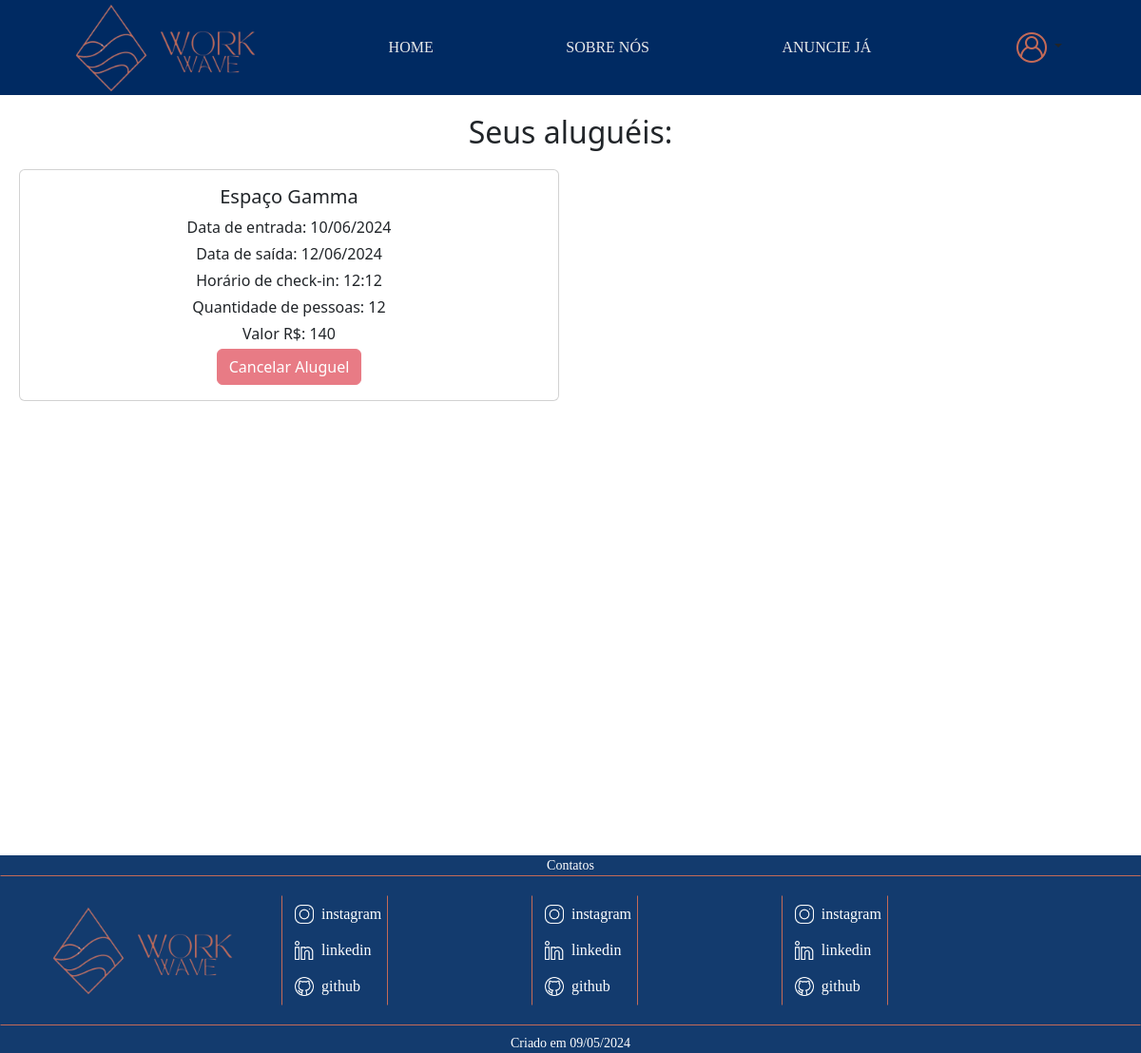
Page /usuario/AlugueisFeitos.php (signed in) on the committed database.
### tables this page shows
CREATE TABLE `alugar` (
  `AluId` int(11) NOT NULL,
  `AluDataEntrada` date NOT NULL,
  `AluDataSaida` date NOT NULL,
  `OcuId` int(11) NOT NULL,
  `EspId` int(11) NOT NULL,
  `AluPago` tinyint(1) DEFAULT NULL,
  `AluQuantidadePessoas` int(11) DEFAULT NULL,
  `AluHorarioCheckIn` time DEFAULT NULL,
  `AluValor` double(10,2) DEFAULT NULL
);

CREATE TABLE `espacodados` (
  `EspId` int(11) NOT NULL,
  `EspNome` varchar(255) NOT NULL,
  `EspEndereco` varchar(255) NOT NULL,
  `EspDescricao` mediumtext NOT NULL,
  `EspCapacidade` int(11) NOT NULL,
  `EspDisponibilidade` tinyint(1) DEFAULT 1,
  `EspDataCadastro` date NOT NULL,
  `ProId` int(11) NOT NULL,
  `EspImg` varchar(255) DEFAULT NULL,
  `EspPreco` decimal(10,2) DEFAULT NULL,
  `SerId` int(11) DEFAULT NULL,
  `EspCongelado` tinyint(1) DEFAULT 0
);

### usuario/AlugueisFeitos.php (the view, shortened to what this page needs)
<?php
require('../validadores/conectaBanco.php');
if (isset($_SESSION['usuario_validado']) && $_SESSION['usuario_validado'] == true) {
    $UsuarioId = $_SESSION['UsuarioId'];
    $sql = "SELECT a.AluId, e.EspNome, a.AluDataEntrada, a.AluDataSaida, a.AluQuantidadePessoas, a.AluHorarioCheckIn, a.AluValor
            FROM alugar AS a
            INNER JOIN espacodados AS e ON a.EspId = e.EspId
            WHERE a.OcuId = :UsuarioId";
    $stmt = $conexao->prepare($sql);
    $stmt->bindParam(':UsuarioId', $UsuarioId, PDO::PARAM_INT);
    $stmt->execute();
    if ($stmt->rowCount() > 0) {
        $resultado = $stmt->fetchAll(PDO::FETCH_ASSOC);
    } else {
        $resultado = [];
    }
}
?>
<!DOCTYPE html>
<html lang="en">
<head>
    <link href="https://cdn.jsdelivr.net/npm/bootstrap@5.3.3/dist/css/bootstrap.min.css" rel="stylesheet">
    <link rel="stylesheet" href="../css/Style.css">
</head>
<body>
    <header>
        <div class="logo">
            <img src="../img/WorkWave-removebg-preview (1).png" alt="" width="95px" height="95px">
            <img src="../img/WorkWave__2_-removebg-preview.png" alt="" width="100px" height="100px">
        </div>
        <a href="../index.php" class="underline">HOME</a>
        <a href="../SobreNos.php" class="underline">SOBRE NÓS</a>
        <a href="../AnuncieJa.php" class="underline">ANUNCIE JÁ</a>
        <div class="dropdown">
            <a class="btn dropdown-toggle" href="#" role="button" data-bs-toggle="dropdown" aria-expanded="false">
                <img src="../img/user-logo.png" alt="">
            </a>
        </div>
    </header>
    <div class="conteudo">
        <h2 style="margin-bottom: 20px;">Seus aluguéis:</h2>
        <div class="row">
            <?php
            foreach ($resultado as $aluguel) {
                $dataAtual = date('Y-m-d');
                    ?>
                    <div class="col-md-6">
                        <div class="card mb-3">
                            <div class="card-body">
                                <h5 class="card-title"><?php echo $aluguel['EspNome']; ?></h5>
                                <p class="card-text mb-1">Data de entrada: <?php echo date('d/m/Y', strtotime($aluguel['AluDataEntrada'])); ?></p>
                                <p class="card-text mb-1">Data de saída: <?php echo date('d/m/Y', strtotime($aluguel['AluDataSaida'])); ?></p>
                                <p class="card-text mb-1">Horário de check-in: <?php echo date('H:i', strtotime($aluguel['AluHorarioCheckIn'])); ?></p>
                                <p class="card-text mb-1">Quantidade de pessoas: <?php echo $aluguel['AluQuantidadePessoas']; ?></p>
                                <p class="card-text mb-1">Valor R$: <?php echo $aluguel['AluValor']; ?></p>
                                <?php
                                if ($aluguel['AluDataEntrada'] > $dataAtual) {
                                    ?>
                                    <form action="../validadores/CancelarAluguel.php" method="POST" onsubmit="return confirm('Tem certeza de que deseja cancelar este aluguel?');">
                                        <input type="hidden" name="alu_id" value="<?php echo $aluguel['AluId']; ?>">
                                        <button type="submit" class="btn btn-danger">Cancelar Aluguel</button>
                                    </form>
                                <?php
                                } else {
                                    ?>
                                    <button type="button" class="btn btn-danger" disabled>Cancelar Aluguel</button>
                                <?php
                                }
                                ?>
                            </div>
                        </div>
                    </div>
            <?php
            }
            ?>
        </div>
    </div>
    <footer class="rodape" id="contato">
        <div class="contato">
            <p>Contatos</p>
        </div>
        <div class="Borda">
            <div class="rodape-div">
                <div class="logo-2">
                    <img src="../img/WorkWave-removebg-preview (1).png" alt="" width="95px" height="95px">
                    <img src="../img/WorkWave__2_-removebg-preview.png" alt="" width="100px" height="100px">
                </div>
                <div class="Social">
                    <div class="Media">
                        <a class="btn" href="#">
                            <img src="../img/instagram.png" alt="" width="20" height="20">
                            <p>instagram</p>
                        </a>
                        <a class="btn" href="#">
                            <img src="../img/linkedin.png" alt="" width="20" height="20">
                            <p>linkedin</p>
                        </a>
                        <a class="btn" href="#">
                            <img src="../img/github.png" alt="" width="20" height="20">
                            <p>github</p>
                        </a>
                    </div>
                </div>
                <div class="Social">
                    <div class="Media">
                        <a class="btn" href="#">
                            <img src="../img/instagram.png" alt="" width="20" height="20">
                            <p>instagram</p>
                        </a>
                        <a class="btn" href="#">
                            <img src="../img/linkedin.png" alt="" width="20" height="20">
                            <p>linkedin</p>
                        </a>
                        <a class="btn" href="#">
                            <img src="../img/github.png" alt="" width="20" height="20">
                            <p>github</p>
                        </a>
                    </div>
                </div>
                <div class="Social">
                    <div class="Media">
                        <a class="btn" href="#">
                            <img src="../img/instagram.png" alt="" width="20" height="20">
                            <p>instagram</p>
                        </a>
                        <a class="btn" href="#">
                            <img src="../img/linkedin.png" alt="" width="20" height="20">
                            <p>linkedin</p>
                        </a>
                        <a class="btn" href="#">
                            <img src="../img/github.png" alt="" width="20" height="20">
                            <p>github</p>
                        </a>
                    </div>
                </div>
            </div>
        </div>
        <div class="data">
            <p>Criado em 09/05/2024</p>
        </div>
    </footer>
</body>
</html>

### css/Style.css (style rules this page uses)
header { background-color: #002a62; display: flex; flex-direction: row; justify-content: space-around; align-items: center; }
a { text-decoration: none; color: white; font-family: 'Times New Roman', Times, serif; }
.underline { position: relative; text-decoration: none; color: #EAEAEA; transition: color 0.3s ease; }
.underline::after { content: ''; position: absolute; bottom: -12px; left: -25%; width: 150%; height: 2px; background-color: #EAEAEA; transform: scaleX(0); transition: transform 0.3s ease; }
.rodape { text-align: center; background-color: #133b6e; color: white; height: auto; width: 100%; font-size: 14px; font-family: helvetica; justify-content: center; align-items: center; flex-direction: row; }
.rodape p, .pesquisa p { font-family: 'Times New Roman', Times, serif; }
.Borda { border: 1px solid #c46a57; border-right-color: #133b6e; border-left-color: #133b6e; }
.rodape-div { display: flex; align-items: center; justify-content: space-around; width: 90%; padding: 20px; margin-right: 200px; }
.Social { display: flex; width: calc(33.33% - 234px); margin-right: 100px; border: 1px solid #c46a57; border-bottom-color: #133b6e; border-top-color: #133b6e; flex-direction: row; }
.Media { display: flex; flex-direction: column; }
.Media .btn { display: flex; align-items: center; }
.Media img { margin-right: 8px; }
.Media p { color: white; margin: 0; }
.contato p { margin: 0; background-color: #133b6e; }
.data { margin-top: 8px; background-color: #133b6e; }
p { margin: 0; }

### usuario/AlugueisFeitos.php (style rules this page uses)
.conteudo { height: 100vh; }
.conteudo { padding: 20px; text-align: center; }

### rows in the picture
alugar: EspId.EspNome "Espaço Gamma", AluDataEntrada "10/06/2024", AluDataSaida "12/06/2024", AluHorarioCheckIn "12:12", AluQuantidadePessoas "12", AluValor "140", shows "Cancelar Aluguel"
